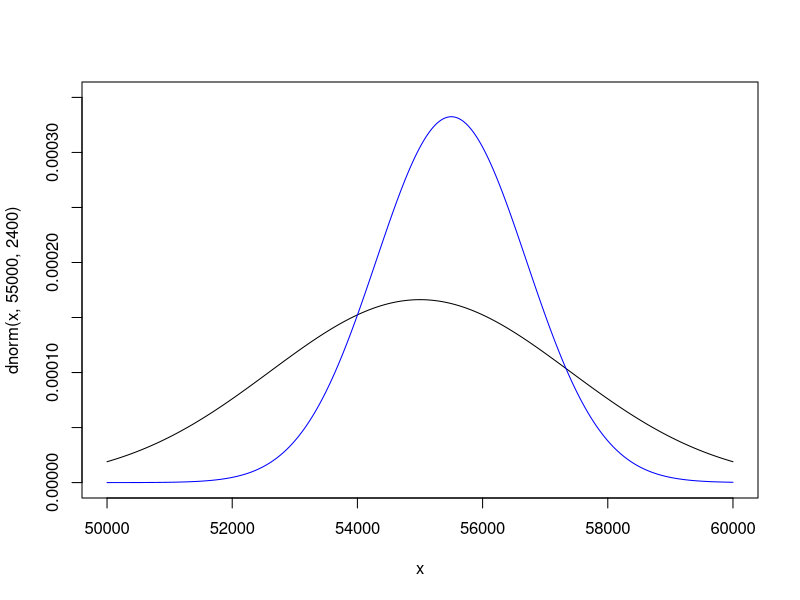

Here is the R script that generated this plot:
## ---- chunk 1
x <- seq(50000,60000,length=1000) # vector of values from 50K - 60K
plot(x,dnorm(x,55000,2400),type="l",ylim=c(0,.00035)) # CSU students
lines(x,dnorm(x,55500,1200),type="l",col="blue") # CU students
## ---- chunk 2
pnorm(53800, 55000, 2400) # Percentile for CSU Students
pnorm(53800, 55000, 1200) # Percentile for CU Students
## ---- chunk 3
pnorm(58000, 55000, 2400) # Percentile for CSU Students
pnorm(58000, 55000, 1200) # Percentile for CU Students
## ---- chunk 4
qt(.25, 15)
